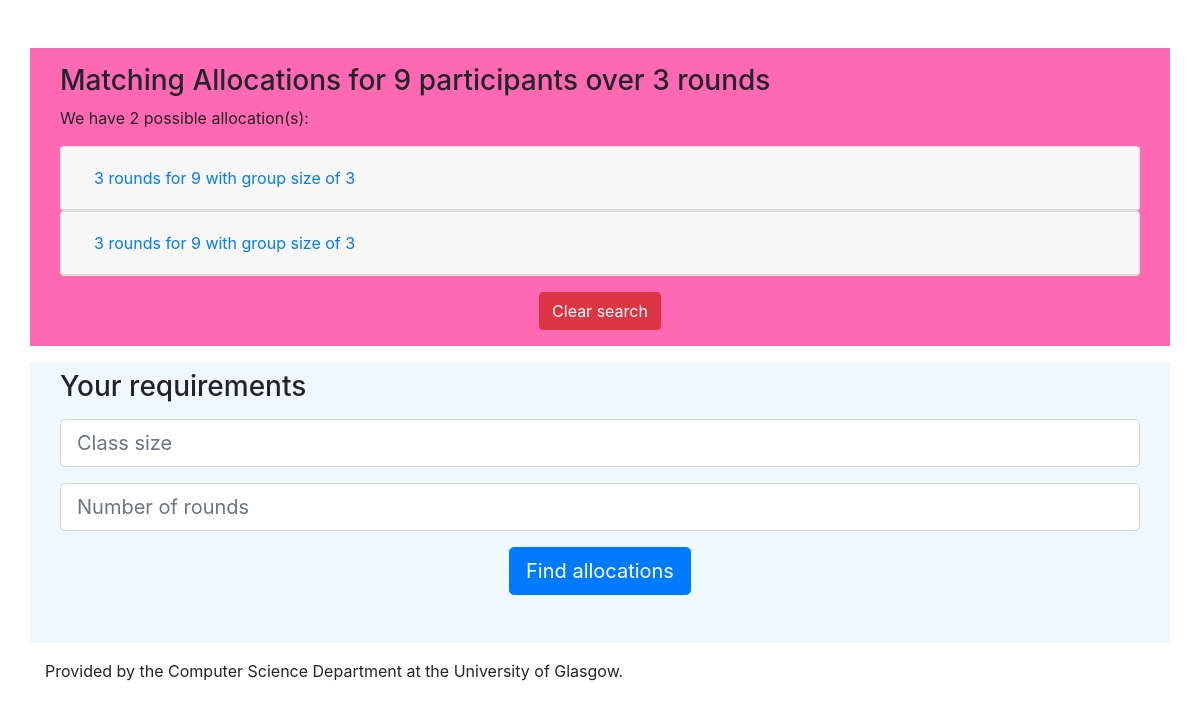
The app's page /allocate/9over3 with its own data.
### groupings/models.py (models this page shows, shortened)
class Allocation(models.Model):
    def __str__(self):
        a = eval(self.matching)     # evaluate allocation string
        max_size = 0
        min_size = self.num_participants
        for round in a:
            for g in round:
                if len(g) > max_size:
                    max_size = len(g)
                if len(g) < min_size:
                    min_size = len(g)
        if min_size == max_size:
            return "{0} rounds for {1} with group size of {2}".format(self.num_rounds, self.num_participants, min_size)
    num_participants = models.IntegerField("Total number of participants", default=1)
    num_rounds = models.IntegerField("Rounds of allocation", default=1)
    matching = models.CharField("Possible allocation", max_length=4000)
    @property
    def nice_display(self):
        a = eval(self.matching)
        ret_string = ""
        for i in range(len(a)):
            ret_string += "Round " + str(i+1) + ":<br>&nbsp;&nbsp;&nbsp;&nbsp;"
            for j in range(len(a[i])):
                ret_string = ret_string + str(a[i][j])
                if j < len(a[i])-1:
                    ret_string += ", "
                else:
                    ret_string += "<br>"
        return ret_string

### groupings/views.py (the view)
# urls.py: path('<int:participants>over<int:rounds>', views.query, name='query'),
def query(request, participants, rounds):
    try:
        allocations = Allocation.objects.filter(num_participants=participants, num_rounds__gte=rounds)
    except Allocation.DoesNotExist:
        allocations = None
    context = {"participants":participants, "rounds":rounds, "allocations":allocations}
    return render(request, "groupings/query.html", context)

### groupings/templates/groupings/query.html (shortened to what this page needs)
<!doctype html>
<html lang="en">
  <head>
      <link rel="stylesheet" href="https://stackpath.bootstrapcdn.com/bootstrap/4.5.2/css/bootstrap.min.css">
  </head>
  <body>
    <div class="max-auto container pt-3 pb-3 mt-5" style="background-color:hotpink">
      <div class="container-fluid" >
        <h3>Matching Allocations for {{participants}} participants over {{rounds}} rounds</h3>
      </div>
      <div class="container-fluid mb-3" >
        {% if allocations %}
          <p>We have {{allocations|length}} possible allocation(s):</p>
          <div id="accordion">
          {% for alloc in allocations %}
          <div class="card">
            <div class="card-header" id="heading{{alloc.pk}}">
              <h5 class="mb-0">
                <button class="btn btn-link" data-toggle="collapse" data-target="#collapse{{alloc.pk}}" aria-expanded="false" aria-controls="collapse{{alloc.pk}}">
                  {{alloc}}
                </button>
              </h5>
            </div>
          </div>
          {% endfor %}
          </div>
        {% else %}
          <p>We have no allocations for those specifications, try with different parameters below.</p>
        {% endif %}
    </div>
      <div class="d-flex justify-content-center">
        <a href="/allocate/." type="button" class="btn btn-danger align-self-center">
          Clear search
        </a>
      </div>
    </div>
    <div class="max-auto container mt-3 pt-2 pb-5" style="background-color:aliceblue">
      <div class="container-fluid" >
              <h3>Your requirements</h3>
      </div>
      <div class="container-fluid" >
          <form>
              <div class="form-group mt-3">
                  <input type="number" class="form-control form-control-lg mt-3 mb-3" id="participantsForm" onchange="updateURL()" placeholder="Class size">
                  <input type="number" class="form-control form-control-lg mt-3 mb-3" id="roundsForm" onchange="updateURL()" placeholder="Number of rounds">
              </div>
          </form>
          <div class="d-flex justify-content-center">
            <a href="/allocate/100over3" id="QueryButton" type="button" class="btn btn-lg btn-primary">
              Find allocations
            </a>
          </div>
      </div>
    </div>
    <div class="max-auto container mt-3">
        <div class="row">
            <div class="col-sm">
                <p>Provided by the Computer Science Department at the University of Glasgow.</p>
            </div>
        </div>
    </div>
</body>
</html>

### records on screen
Allocation: matching+num_participants+num_rounds "3 rounds for 9 with group size of 3"
Allocation: matching+num_participants+num_rounds "3 rounds for 9 with group size of 3"

### other values on screen
{{ participants }} "9"
{{ rounds }} "3"
{{ allocations|length }} "2"
